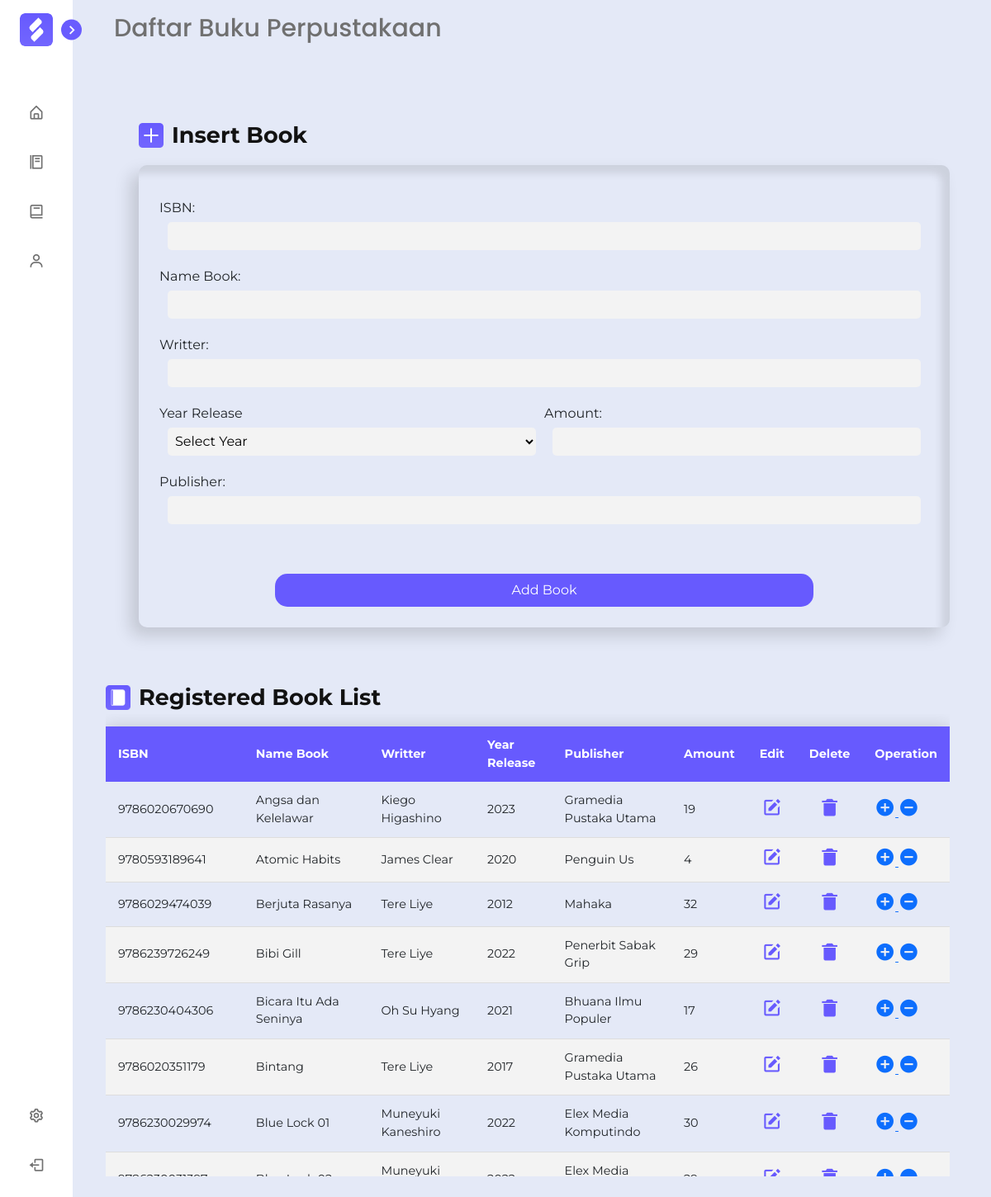
The app's page /source/book.php (signed in) with its own data.
### tables this page shows
CREATE TABLE `buku` (
  `isbn` varchar(13) NOT NULL,
  `namebook` varchar(100) DEFAULT NULL,
  `penulis` varchar(150) DEFAULT NULL,
  `year` int(11) DEFAULT NULL,
  `penerbit` varchar(80) DEFAULT NULL,
  `jumlah` int(11) DEFAULT NULL
);

### source/book.php (the view, shortened to what this page needs)
<!DOCTYPE html>
<html lang="en">
<head>
    <link href="framework/boxicons/boxicon.min.css" rel="stylesheet" />
    <link href="framework/bootstrap/bootstrap.min.css" rel="stylesheet" />
    <link rel="stylesheet" href="css/popup.css">
    <link rel="stylesheet" href="css/sidebar.css" />
    <link rel="stylesheet" href="css/buku.css">
</head>
<body>
    <body>
        <nav class="sidebar close">
            <header>
                <div class="image-text">
                    <span class="image">
                        <img src="assets/Logo.png" alt="" />
                    </span>
                </div>
                <i class="bx bx-chevron-right toggle"></i>
            </header>
            <div class="menu-bar">
                <div class="menu">
                    <ul class="menu-links">
                        <li class="nav-link">
                            <a href="home.php">
                                <i class="bx bx-home-alt icon"></i>
                            </a>
                        </li>
                        <li class="nav-link">
                            <a href="pinjaman.php">
                                <i class="bx bx-food-menu icon"></i>
                            </a>
                        </li>
                        <li class="nav-link">
                            <a href="book.php">
                                <i class="bx bx-book icon"></i>
                            </a>
                        </li>
                        <li class="nav-link">
                            <a href="student.php">
                                <i class="bx bx-user icon"></i>
                            </a>
                        </li>
                    </ul>
                </div>
                <div class="bottom-content">
                    <li class="">
                        <a href="settings.php">
                            <i class='bx bx-cog icon'></i>
                        </a>
                    </li>
                    <li class="">
                        <a href="logic/logout.php">
                            <i class="bx bx-log-out icon"></i>
                        </a>
                    </li>
                </div>
            </div>
        </nav>
        <section class="home">
            <div class="text">Daftar Buku Perpustakaan</div>
            <div class="content-area">
                <div class="submittion">
                    <div class="name-it">
                        <img src="assets/add.png" alt="">
                        <p>Insert Book</p>
                    </div>
                    <form action="book.php" method="POST" class="form-buku">
                        <div class="input">
                            <label for="isbn">ISBN:</label>
                            <input type="text" name="isbn" id="isbn" maxlength="13" required>
                        </div>
                        <div class="input">
                            <label for="nama">Name Book:</label>
                            <input type="text" name="name" id="name" required>
                        </div>
                        <div class="input">
                            <label for="writter">Writter:</label>
                            <input type="text" name="writter" id="writter" required>
                        </div>
                        <div class="input-master">
                            <div class="input1">
                                <label for="year" class="form-label">Year Release</label>
                                <select name="year" id="year">
                                    <option value="77" selected>Select Year</option>
                                </select>
                            </div>
                            <div class="input1">
                                <label for="amount">Amount:</label>
                                <input type="number" name="amount" id="amount" min="1" max="100" required>
                            </div>
                        </div>
                        <div class="input">
                            <label for="publisher">Publisher:</label>
                            <input type="text" name="publisher" id="publisher" required>
                        </div>
                        <div class="submit-btn">
                            <input type="submit" name="submit" class="submit" value="Add Book">
                        </div>
                    </form>
                </div>
                <div class="view-buku">
                    <div class="name-it">
                        <img src="assets/Book_Exits.png" alt="">
                        <p>Registered Book List</p>
                    </div>
                    <div class="scroll-table">
                        <table class="content-table book-table">
                            <thead>
                                <tr>
                                    <th>ISBN</th>
                                    <th>Name Book</th>
                                    <th>Writter</th>
                                    <th>Year Release</th>
                                    <th>Publisher</th>
                                    <th>Amount</th>
                                    <th>Edit</th>
                                    <th>Delete</th>
                                    <th>Operation</th>
                                </tr>
                            </thead>
                            <tbody>
                                <?php
								include 'logic/connection.php';
								$query = "SELECT * FROM buku ORDER BY namebook ASC";
								$result = mysqli_query($conn, $query);
								while ($row = mysqli_fetch_array($result)) {
									$isbn = $row['isbn'];
									$nama = $row['namebook'];
									$penulis = $row['penulis'];
									$year = $row['year'];
									$penerbit = $row['penerbit'];
									$jumlah = $row['jumlah'];
									echo "<tr>";
									echo "<td>$isbn</td>";
									echo "<td>$nama</td>";
									echo "<td>$penulis</td>";
									echo "<td>$year</td>";
									echo "<td>$penerbit</td>";
									echo "<td>$jumlah</td>";
									echo "<td>
											<div class='operation'>
												<a href='logic/edit_book.php?isbn=$row[isbn]'><i class='bx bxs-edit bx-sm' style='color:#675afe'  ></i></a>
											</div>
										</td>";
									echo "<td>
											<div class='operation'>
												<a href='logic/delete_book.php?del=$row[isbn]'><i class='bx bxs-trash-alt bx-sm' style='color:#675afe'  ></i></a>
											</div>
										</td>";
									echo "<td><a href='logic/tambah_jumlah.php?isbn=$row[isbn]'>
                                                <i class='bx bxs-plus-circle bx-sm'></i>
                                              </a>
                                              <a href='logic/kurang_jumlah.php?isbn=$row[isbn]'>
                                                <i class='bx bxs-minus-circle bx-sm'></i>
                                              </a>
                                            </td>";
									echo "</tr>";
								}
        						?>
                            </tbody>
                        </table>
                    </div>
                </div>
            </div>
        </section>
    </body>
</html>

### source/css/popup.css (style rules this page uses)
* { margin: 0px; padding: 0px; }
p, h3 { cursor: default; }

### source/css/sidebar.css (style rules this page uses)
* { margin: 0; padding: 0; box-sizing: border-box; font-family: "Poppins", sans-serif; }
:root { --body-color: #e4e9f7; --sidebar-color: #fff; --primary-color: #695cfe; --primary-color-light: #f6f5ff; --toggle-color: #ddd; --text-color: #707070; --tran-03: all 0.2s ease; --tran-03: all 0.3s ease; --tran-04: all 0.3s ease; --tran-05: all 0.3s ease; }
body { min-height: 100vh; background-color: var(--body-color); transition: var(--tran-05); }
.sidebar { position: fixed; top: 0; left: 0; height: 100%; width: 250px; padding: 10px 14px; background: var(--sidebar-color); transition: var(--tran-05); z-index: 100; }
.sidebar.close { width: 88px; }
.sidebar li { height: 50px; list-style: none; display: flex; align-items: center; margin-top: 10px; }
.sidebar header .image, .sidebar .icon { min-width: 60px; border-radius: 6px; }
.sidebar .icon { min-width: 60px; border-radius: 6px; height: 100%; display: flex; align-items: center; justify-content: center; font-size: 20px; }
.sidebar .text, .sidebar .icon { color: var(--text-color); transition: var(--tran-03); }
.sidebar header { position: relative; }
.sidebar header .image-text { display: flex; align-items: center; }
.sidebar header .image { display: flex; align-items: center; justify-content: center; }
.sidebar header .image img { width: 40px; border-radius: 6px; }
.sidebar header .toggle { position: absolute; top: 50%; right: -25px; transform: translateY(-50%) rotate(180deg); height: 25px; width: 25px; background-color: var(--primary-color); color: var(--sidebar-color); border-radius: 50%; display: flex; align-items: center; justify-content: center; font-size: 22px; cursor: pointer; transition: var(--tran-05); }
.sidebar.close .toggle { transform: translateY(-50%) rotate(0deg); }
.sidebar .menu { margin-top: 40px; }
.sidebar li a { list-style: none; height: 100%; background-color: transparent; display: flex; align-items: center; height: 100%; width: 100%; border-radius: 6px; text-decoration: none; transition: var(--tran-03); }
.sidebar .menu-bar { height: calc(100% - 55px); display: flex; flex-direction: column; justify-content: space-between; overflow-y: scroll; }
.home { position: absolute; top: 0; top: 0; left: 250px; height: 100vh; width: calc(100% - 250px); background-color: var(--body-color); transition: var(--tran-05); }
.home .text { font-size: 30px; font-weight: 500; color: var(--text-color); padding: 12px 60px; }
.sidebar.close ~ .home { left: 78px; height: 100vh; width: calc(100% - 78px); }

### records on screen
buku: isbn "9786020670690", namebook "Angsa dan Kelelawar", penulis "Kiego Higashino", year "2023", penerbit "Gramedia Pustaka Utama", jumlah "19"
buku: isbn "9780593189641", namebook "Atomic Habits", penulis "James Clear", year "2020", penerbit "Penguin Us", jumlah "4"
buku: isbn "9786029474039", namebook "Berjuta Rasanya", penulis "Tere Liye", year "2012", penerbit "Mahaka", jumlah "32"
buku: isbn "9786239726249", namebook "Bibi Gill", penulis "Tere Liye", year "2022", penerbit "Penerbit Sabak Grip", jumlah "29"
buku: isbn "9786230404306", namebook "Bicara Itu Ada Seninya", penulis "Oh Su Hyang", year "2021", penerbit "Bhuana Ilmu Populer", jumlah "17"
buku: isbn "9786020351179", namebook "Bintang", penulis "Tere Liye", year "2017", penerbit "Gramedia Pustaka Utama", jumlah "26"
buku: isbn "9786230029974", namebook "Blue Lock 01", penulis "Muneyuki Kaneshiro", year "2022", penerbit "Elex Media Komputindo", jumlah "30"
buku: penulis "Muneyuki…", penerbit "Elex Media…"
